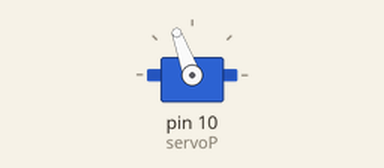
This sketch was run on a simulated Arduino Uno, built with avr-gcc and run on an emulated ATmega328P. Shown: servo.

Above: at 0.05 s.
At 0.4 s:
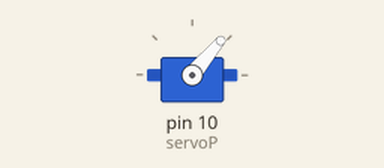
At 0.75 s:
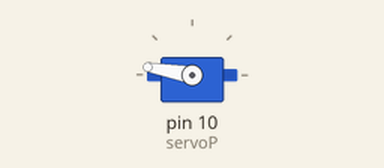
Timing chart, 0 to 3.0 s (numbered marks = the images above):
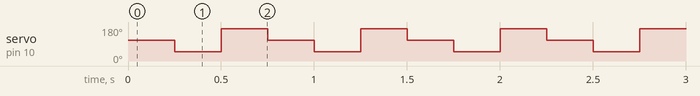

The sketch:

Waving_Palm.ino
```cpp
#include <Servo.h>

Servo servo;
int servoP=10;
int up=110;
int r=50;
int l=170;

void setup()
{
  servo.attach(servoP);
  servo.write(up);
  Serial.begin(9600);
}

void loop()
{
    servo.write(up);
    delay(250);
    servo.write(r);
    delay(250);
    servo.write(l);
    delay(250);
}
```

Measured:
- by itself, servo on pin 10 (servoP): repeats every 0.75 s: 170° 0.25 s, 110° 0.25 s, 50° 0.25 s
